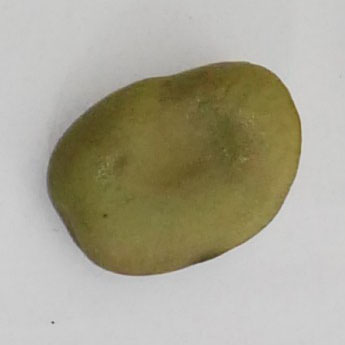
#> input picture data/yundou-2.png, 345 x 345 px
$ python class_preprocess.py
#> lines starting #> are read from the running program, lines starting #| are printed output that depends on the picture; after the words box and inside, x2 and y2 are one past the last pixel; in counts of white or black regions, pixels touching at a corner belong together
#!/usr/bin/env python
# -*- coding: utf-8 -*-

'''
图像预处理
'''

import cv2
import numpy as np
import sys

class my_Preprocess(object):
	def __init__(self, img_filename, resize=[150, 150]):
#> called with img_filename = '../data/yundou-2.png'
		self.img = cv2.imread(img_filename)
#> self.img is the input picture: shape (345, 345, 3); mean B, G, R 148.1, 166.3, 170.3
		self.img_gray = None
		self.img_bin = None

		if resize[0] != 0 or resize[1] != 0:
			self._resize(w=resize[0], h=resize[1])

		self._filter()
		self._rgb2gray()
		self._gray2binary()
		self._morphology()
		self._patch_img_bin_edge()

	def _rgb2gray(self):      #rgb to gray
		self.img_gray = cv2.cvtColor(self.img, cv2.COLOR_BGR2GRAY)
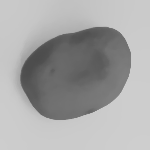
#> self.img_gray: shape (150, 150); min 76, max 206, mean 165.9

	def _gray2binary(self, thresh=127, maxval=255):
#> called with thresh = 127, maxval = 255
		ret, img_thresh = cv2.threshold(self.img_gray, thresh, maxval, cv2.THRESH_BINARY + cv2.THRESH_OTSU)
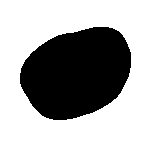
#> img_thresh: shape (150, 150); 65.3% white; 1 black region, box (x1, y1, x2, y2) and area: (20, 27, 131, 120) 7807
#> ret = 151
		# print "pre-process: gray2binary, OTUS thresh=", ret
		self.img_bin = 255 - img_thresh

	def _resize(self, w, h):
		self.img = cv2.resize(self.img, (w, h), interpolation=cv2.INTER_CUBIC)

	def _filter(self):
		# param 2 is radius
		img_medianBlured = cv2.medianBlur(self.img, 5)

		# param 2: d值，设置为负数则自动由后面两个值公式计算
		# param 3: sigmaColor，颜色空间滤波器的sigma值。这个参数的值越大，
		#          就表明该像素邻域内有更宽广的颜色会被混合到一起，产生较大的半相等颜色区域。
		# param 4: sigmaSpace，坐标空间中滤波器的sigma值，坐标空间的标注方差。他的数值越大，
		#          意味着越远的像素会相互影响，从而使更大的区域足够相似的颜色获取相同的颜色。
		#          当d>0，d指定了邻域大小且与sigmaSpace无关。否则，d正比于sigmaSpace。
		self.img = cv2.bilateralFilter(img_medianBlured, -1, 20, 20)


	def _morphology(self, radius=3):
		# 形态学滤波:对大米不好处理，薏米有两个沟
		kernel = cv2.getStructuringElement(cv2.MORPH_ELLIPSE, (radius, radius))
		self.img_bin = cv2.morphologyEx(self.img_bin, cv2.MORPH_CLOSE, kernel)

	# 描黑边，防止寻找边缘时候溢出
	def _patch_img_bin_edge(self):
		height, width = self.img_bin.shape
#> height = 150; width = 150
		self.img_bin[0, :] = 0
		self.img_bin[height - 1, :] = 0
		self.img_bin[:, 0] = 0
		self.img_bin[:, width - 1] = 0

	def get_img(self):
		return self.img

	def get_img_gray(self):
		return self.img_gray

	# 返回的二值图像，非0值是前景，对应原图中颜色较深的分量（RGB值低的像素）
	def get_img_binary(self):
		return self.img_bin

if __name__ == '__main__':
	mypreprocess = my_Preprocess("../data/yundou-2.png")


	cv2.imshow('image1', mypreprocess.get_img())
	cv2.imshow('image2', mypreprocess.get_img_binary())
	cv2.waitKey(0)
	cv2.destroyAllWindows()
